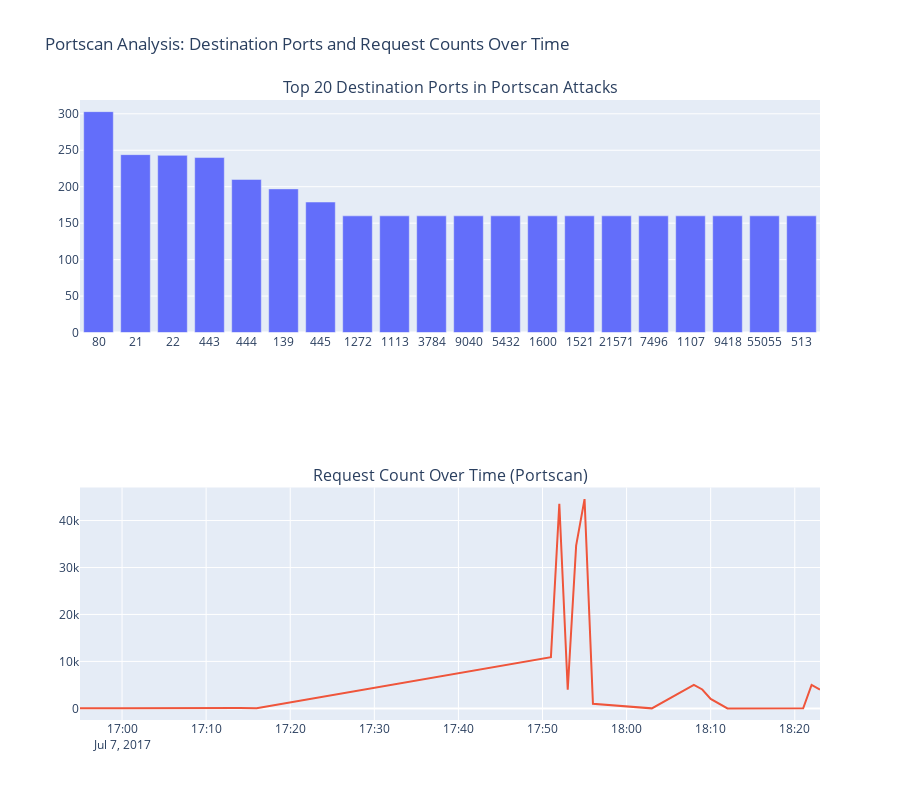

Here is the notebook cell this chart was saved with:
### Code cell
from plotly.subplots import make_subplots
import plotly.graph_objects as go

# Aggregate counts by destination port
port_scan_dest_ports = port_scan_df['Dst Port'].value_counts().reset_index()
port_scan_dest_ports.columns = ['Dst Port', 'Request Count']

# Group data by timestamp to count requests
port_scan_time_series = port_scan_df.groupby(port_scan_df['Timestamp'].dt.floor('T')).size().reset_index(name='Request Count')

# Create subplots: 2 rows, 1 column
fig = make_subplots(
    rows=2, cols=1,
    subplot_titles=("Top 20 Destination Ports in Portscan Attacks", "Request Count Over Time (Portscan)")
)

# Add bar chart to the first row
fig.add_trace(
    go.Bar(x=port_scan_dest_ports['Dst Port'].head(20), y=port_scan_dest_ports['Request Count'].head(20), name='Destination Ports'),
    row=1, col=1
)

# Add line chart to the second row
fig.add_trace(
    go.Scatter(x=port_scan_time_series['Timestamp'], y=port_scan_time_series['Request Count'], mode='lines', name='Request Count Over Time'),
    row=2, col=1
)

# Update layout
fig.update_layout(
    height=800,  # Set the figure height
    title_text="Portscan Analysis: Destination Ports and Request Counts Over Time",
    showlegend=False
)

### Figure 1 — Plotly figure (JSON) as saved in the notebook; plotly's stock layout.template omitted (floating-point values rounded to 4 significant figures)
{"data": [{"name": "Destination Ports", "type": "bar", "x": ["80", "21", "22", "443", "444", "139", "445", "1272", "1113", "3784", "9040", "5432", "1600", "1521", "21571", "7496", "1107", "9418", "55055", "513"], "xaxis": "x", "y": [303, 244, 243, 240, 210, 197, 179, 160, 160, 160, 160, 160, 160, 160, 160, 160, 160, 160, 160, 160], "yaxis": "y"}, {"mode": "lines", "name": "Request Count Over Time", "type": "scatter", "x": ["2017-07-07T16:55:00", "2017-07-07T16:56:00", "2017-07-07T16:57:00", "2017-07-07T16:58:00", "2017-07-07T16:59:00", "2017-07-07T17:00:00", "2017-07-07T17:14:00", "2017-07-07T17:15:00", "2017-07-07T17:16:00", "2017-07-07T17:51:00", "2017-07-07T17:52:00", "2017-07-07T17:53:00", "2017-07-07T17:54:00", "2017-07-07T17:55:00", "2017-07-07T17:56:00", "2017-07-07T18:03:00", "2017-07-07T18:08:00", "2017-07-07T18:09:00", "2017-07-07T18:10:00", "2017-07-07T18:12:00", "2017-07-07T18:13:00", "2017-07-07T18:14:00", "2017-07-07T18:15:00", "2017-07-07T18:21:00", "2017-07-07T18:22:00", "2017-07-07T18:23:00"], "xaxis": "x2", "y": [30, 45, 29, 11, 62, 49, 60, 54, 4, 10905, 43586, 3953, 34660, 44556, 991, 2, 4999, 4023, 2005, 1, 11, 12, 1, 2, 5012, 4003], "yaxis": "y2"}], "layout": {"annotations": [{"font": {"size": 16}, "showarrow": false, "text": "Top 20 Destination Ports in Portscan Attacks", "x": 0.5, "xanchor": "center", "xref": "paper", "y": 1, "yanchor": "bottom", "yref": "paper"}, {"font": {"size": 16}, "showarrow": false, "text": "Request Count Over Time (Portscan)", "x": 0.5, "xanchor": "center", "xref": "paper", "y": 0.375, "yanchor": "bottom", "yref": "paper"}], "height": 800, "showlegend": false, "title": {"text": "Portscan Analysis: Destination Ports and Request Counts Over Time"}, "xaxis": {"anchor": "y", "domain": [0, 1]}, "xaxis2": {"anchor": "y2", "domain": [0, 1]}, "yaxis": {"anchor": "x", "domain": [0.625, 1]}, "yaxis2": {"anchor": "x2", "domain": [0, 0.375]}}}
